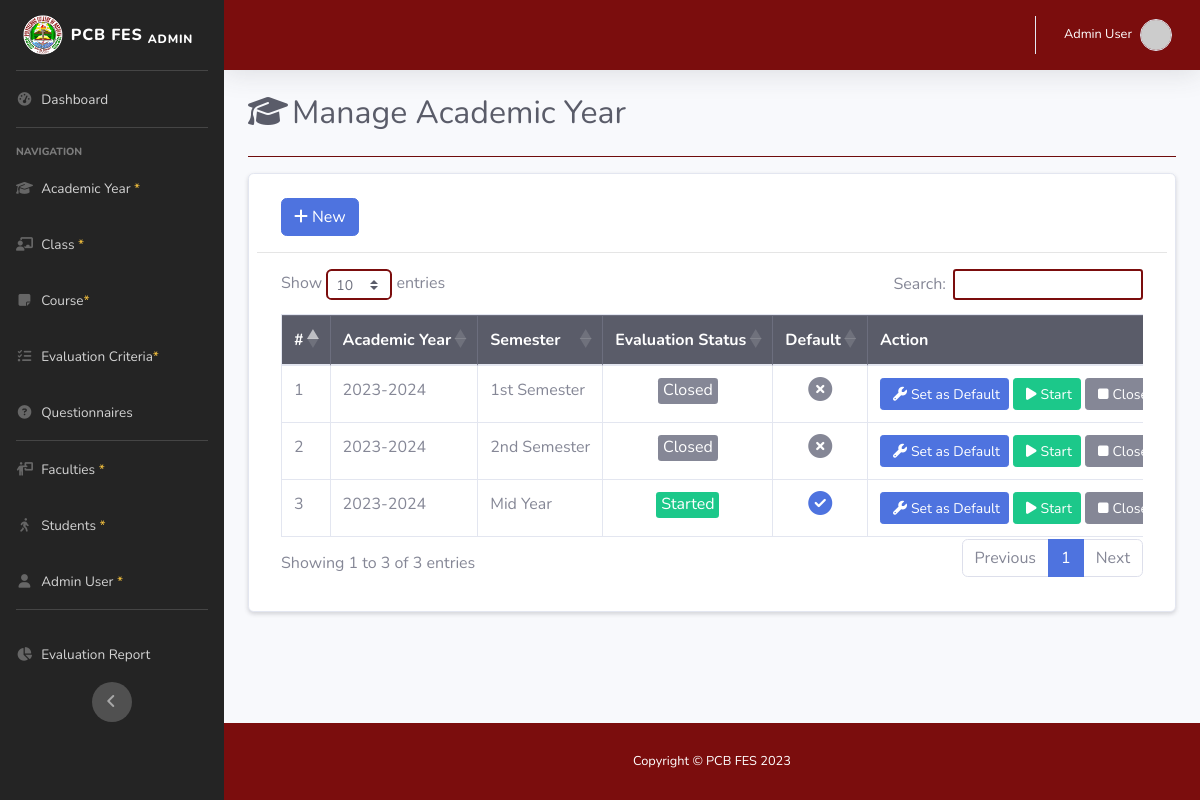
/admin/acad_yr.php (signed in), run on the app's committed database.
### tables this page shows
CREATE TABLE `acad_yr_tbl` (
  `acad_id` int(11) NOT NULL,
  `year_start` year(4) NOT NULL,
  `year_end` year(4) NOT NULL,
  `semester` int(11) NOT NULL,
  `status` varchar(50) NOT NULL,
  `is_default` varchar(5) NOT NULL
);

### admin/acad_yr.php (the view, shortened to what this page needs)
<!DOCTYPE html>
<html lang="en">
<head>
    <link rel="stylesheet" href="https://stackpath.bootstrapcdn.com/bootstrap/4.2.1/css/bootstrap.min.css">
    <link rel="stylesheet" href="https://cdn.datatables.net/1.10.18/css/dataTables.bootstrap4.min.css">
    <link href="../assets/vendor/fontawesome-free/css/all.min.css" rel="stylesheet" type="text/css">
    <link href="../assets/css/sb-admin-2.min.css" rel="stylesheet">
    <link href="../assets/css/custom.css" rel="stylesheet">
    <link rel="stylesheet" href="https://cdn.jsdelivr.net/npm/@sweetalert2/theme-borderless@5/borderless.css" />
</head>
<body id="page-top">
    <div id="wrapper">
            <?php include 'sidebar.php'; ?>
        <div id="content-wrapper" class="d-flex flex-column">
            <div id="content">
                    <?php include 'topbar.php'; ?>
                <div class="container-fluid justify-content-center">
                    <div class="d-sm-flex align-items-center justify-content-between mb-4">
                        <h1 class="h2 mb-0 text-gray-800"> <i class="fas fa-fw fa-graduation-cap mr-1"></i>Manage Academic Year</h1>
                    </div>
                    <hr class="mb-3 bg-white1">
<div class="container card p-2 mb-4 shadow-sm">
    <div class="row">
        <div class="col-12 col-md-12">
            <div class="container mb-3 mt-3">
                <a href="#addnew" data-toggle="modal" class="btn btn-primary"><i class="fa-solid fa-plus mr-1"></i>New</a>
            </div>
            <hr>
            <div class="container mb-4">
                <table id="myTable" class="table table-bordered nowrap" style="width:100%">
                    <thead class="table-dark">
                        <th>#</th>
                        <th>Academic Year</th>
                        <th>Semester</th>
                        <th>Evaluation Status</th>
                        <th>Default</th>
                        <th>Action</th>
                    </thead>
                    <tbody>
                        <?php
                            require '../db/dbconn.php';
                            $sql = "SELECT * FROM acad_yr_tbl ORDER BY year_start ASC";
                            $num = 1;
                            $query = mysqli_query($conn, $sql);
                            while($row = mysqli_fetch_assoc($query)){
                                if ($row['status'] == "started") {
                                    $status = "<td><div class='row'><div class='col text-center'><span class='badge badge-success rounded-sm badge-lg'><span class='h6'>".ucfirst($row['status'])."</span></span></div></div></td>";
                                }else if ($row['status'] == "pending"){
                                    $status = "<td><div class='row'><div class='col text-center'><span class='badge badge-warning rounded-sm badge-lg'><span class='h6'>".ucfirst($row['status'])."</span></span></div></div></td>";
                                }else{
                                    $status = "<td><div class='row'><div class='col text-center'><span class='badge badge-secondary rounded-sm badge-lg'><span class='h6'>".ucfirst($row['status'])."</span></span></div></div></td>";
                                }
                                if ($row['semester'] == 1) {
                                    $semester = "1st Semester";
                                } else if ($row['semester'] == 2){
                                    $semester = "2nd Semester";
                                } else{
                                    $semester = "Mid Year";
                                }
                                if ($row['is_default'] == "yes") {
                                    $is_default = "<div class='row'><div class='col text-center'><i class='fa-solid fa-circle-check text-primary fa-xl'></i></div></div>";
                                } else{
                                    $is_default = "<div class='row'><div class='col text-center'><i class='fa-solid fa-circle-xmark fa-xl'></i></div></div>";
                                }
                                echo
                                "<tr>
                                    <td>".$num."</td>
                                    <td>".$row['year_start']. "-" .$row['year_end']."</td>
                                    <td>".$semester."</td>
                                   $status
                                   <td>".$is_default."</td>
                                    <td>
                                        <a href='#set_default".$row['acad_id']."' class='btn btn-primary btn-sm' data-toggle='modal'><i class='fa fa-wrench m-1'></i>Set as Default</a>
                                        <a href='#start_".$row['acad_id']."' class='btn btn-success btn-sm' data-toggle='modal'><i class='fa fa-play m-1'></i>Start</a>
                                        <a href='#stop_".$row['acad_id']."' class='btn btn-secondary btn-sm' data-toggle='modal'><i class='fa fa-stop m-1'></i>Close</a>
                                    </td>
                                </tr>";
                            $num++;}
                        ?>
                    </tbody>
                </table>
            </div>
        </div>
    </div>
</div>
                </div>
            </div>
            <?php include 'footer.php'; ?>
        </div>
    </div>
</body>
</html>

### assets/css/custom.css (style rules this page uses)
.bg-white1 { background-color: #7b0d0d; }

### data on the page
acad_yr_tbl: year_start "2023", year_end "2024", semester "1st Semester", status "Closed", is_default "no" (drawn)
acad_yr_tbl: year_start "2023", year_end "2024", semester "2nd Semester", status "Closed", is_default "no" (drawn)
acad_yr_tbl: year_start "2023", year_end "2024", semester "Mid Year", status "Started", is_default "yes" (drawn)

### other printed values
$name "Admin User"
